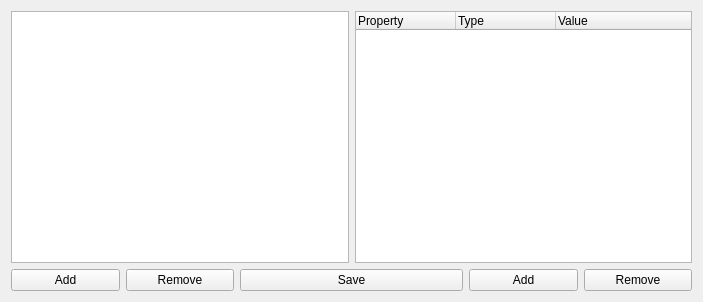
<?xml version="1.0" encoding="UTF-8"?>
<ui version="4.0">
 <class>WidgetProperties</class>
 <widget class="QWidget" name="WidgetProperties">
  <property name="geometry">
   <rect>
    <x>0</x>
    <y>0</y>
    <width>703</width>
    <height>302</height>
   </rect>
  </property>
  <property name="windowTitle">
   <string>Widget Properties</string>
  </property>
  <layout class="QGridLayout" name="gridLayout">
   <item row="0" column="0">
    <layout class="QHBoxLayout" name="horizontalLayout">
     <item>
      <widget class="QListWidget" name="widgetList"/>
     </item>
     <item>
      <widget class="QTreeWidget" name="widgetPropTree">
       <column>
        <property name="text">
         <string>Property</string>
        </property>
       </column>
       <column>
        <property name="text">
         <string>Type</string>
        </property>
       </column>
       <column>
        <property name="text">
         <string>Value</string>
        </property>
       </column>
      </widget>
     </item>
    </layout>
   </item>
   <item row="1" column="0">
    <layout class="QHBoxLayout" name="horizontalLayout_2">
     <item>
      <layout class="QHBoxLayout" name="horizontalLayout_3">
       <item>
        <widget class="QPushButton" name="addWButton">
         <property name="text">
          <string>Add</string>
         </property>
        </widget>
       </item>
       <item>
        <widget class="QPushButton" name="rmWButton">
         <property name="text">
          <string>Remove</string>
         </property>
        </widget>
       </item>
      </layout>
     </item>
     <item>
      <widget class="QPushButton" name="saveButton">
       <property name="text">
        <string>Save</string>
       </property>
      </widget>
     </item>
     <item>
      <layout class="QHBoxLayout" name="horizontalLayout_4">
       <item>
        <widget class="QPushButton" name="addPButton">
         <property name="text">
          <string>Add</string>
         </property>
        </widget>
       </item>
       <item>
        <widget class="QPushButton" name="rmPButton">
         <property name="text">
          <string>Remove</string>
         </property>
        </widget>
       </item>
      </layout>
     </item>
    </layout>
   </item>
  </layout>
 </widget>
 <resources/>
 <connections/>
</ui>
